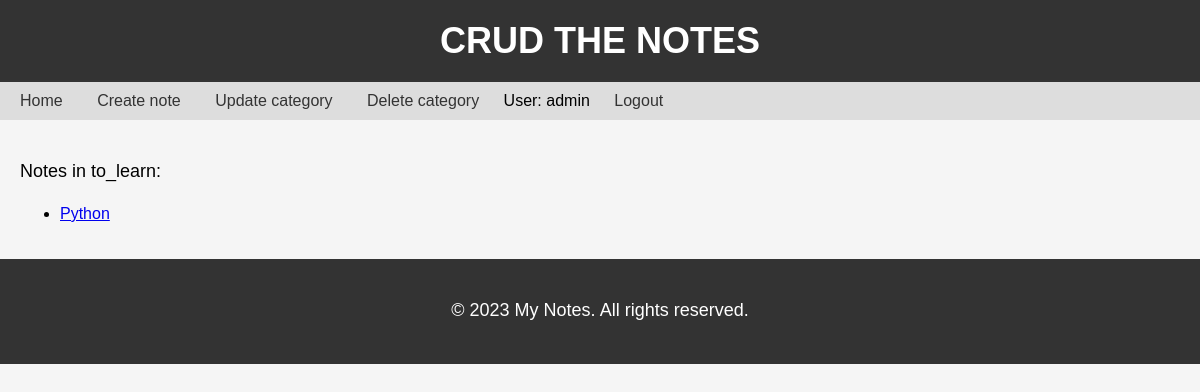
The page /category_5/ (signed in) on the database as committed earlier.
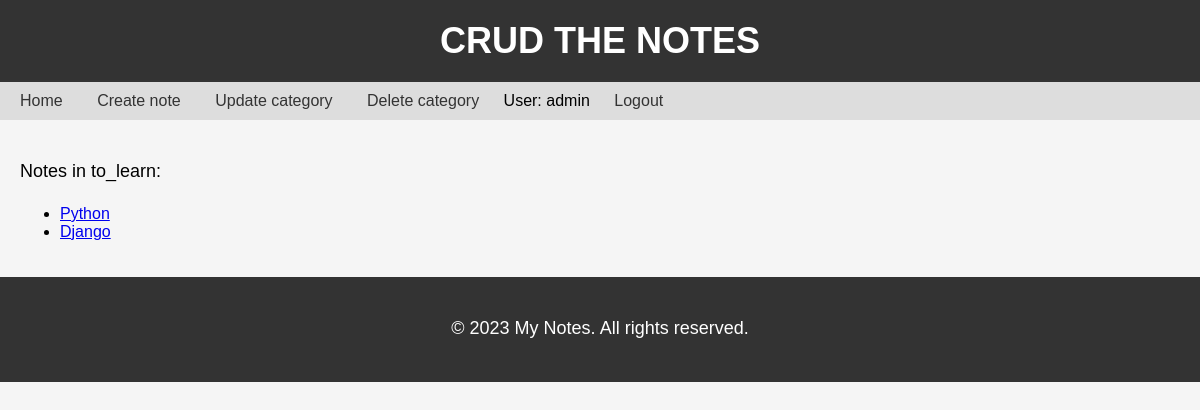
The same page on the database as committed later.
### notes/models.py (models this page shows, shortened)
class Notes(models.Model):
    title = models.CharField(max_length=200)
    text = models.TextField()
    reminder = models.DateTimeField(auto_now=False)
    category = models.ForeignKey(Category, on_delete=models.CASCADE, related_name='notes', null=True, blank=False)
    user = models.ForeignKey(User, on_delete=models.SET_NULL, null=True, blank=False)

### notes/views.py (the view)
# urls.py: path('category_<int:category_id>/', views.notes_in_category, name='notes_in_category'),
@login_required
def notes_in_category(request, category_id):
    category = get_object_or_404(Category, pk=category_id)
    notes = category.notes.all()
    return render(request, 'notes/view_notes_in_category.html', {'category': category, 'notes': notes})

### notes/templates/notes/view_notes_in_category.html (shortened to what this page needs)
{% extends 'base.html' %}
{% block nav %}
    <li><a href="{% url 'note_add' %}">Create note</a></li>
    <li><a href="{% url 'category_update' category.id %}">Update category</a></li>
    <li><a href="{% url 'category_delete' category.id %}">Delete category</a></li>
{% endblock %}
{% block headline %}
    <p>Notes in {{ category.title }}:</p>
{% endblock %}
{% block content %}
    {% if notes %}
        <ul>
        {% for note in notes %}
            <li><a href="{% url 'view_note' note.id %}">{{ note.title }}</a></li>
        {% endfor %}
        </ul>
    {% else %}
        <p>No notes are available</p>
    {% endif %}
{% endblock %}

Rows that differ between the two databases and show on the page:
added Notes: title "Django"
